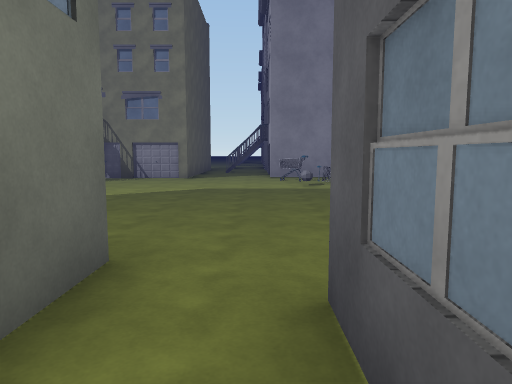
View 1 (above)

24 first-person views from a walk through a scene from a Unity 3-D project. The camera is 1.4 m above the floor, tilts 6° down and sees 70° across. Doors are open. The floor is counted in squares, 2 m on a side. Each view is taken from the middle of a square. On the plan, view 1 faces up. The plan holds only what a view shows up to about 11 squares ahead; the rest is blank. The place goes on beyond the plan. Some surface patterns are stand-ins.

View 2
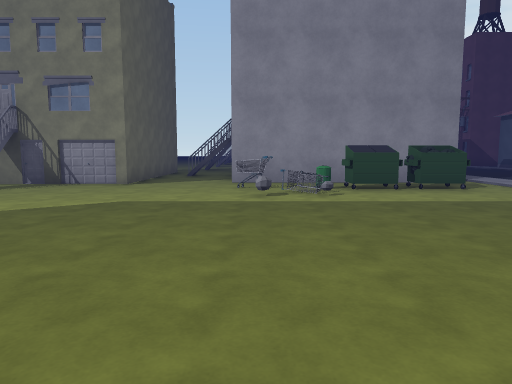

View 3
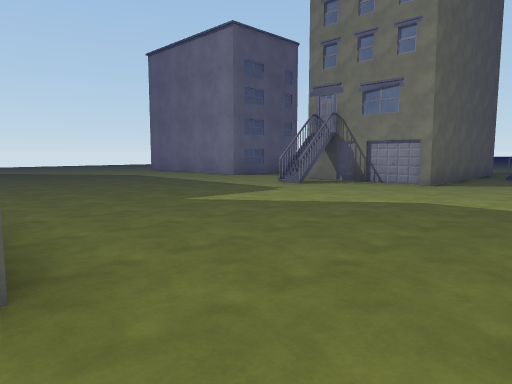

View 4
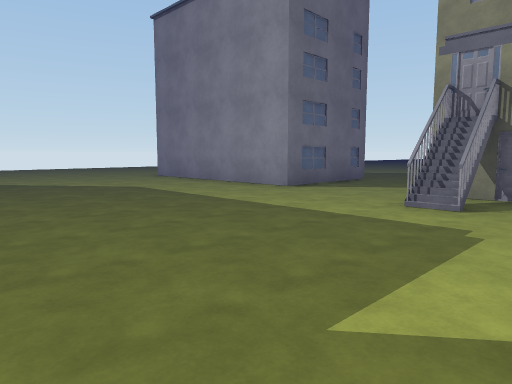

View 5
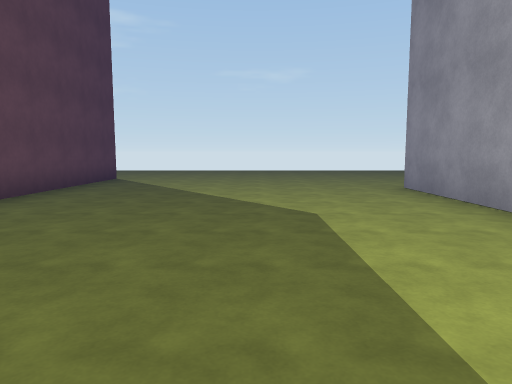

View 6
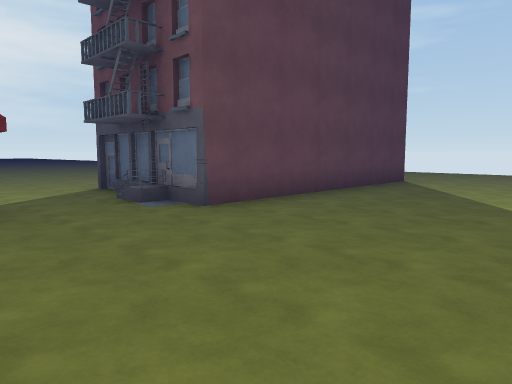

View 7
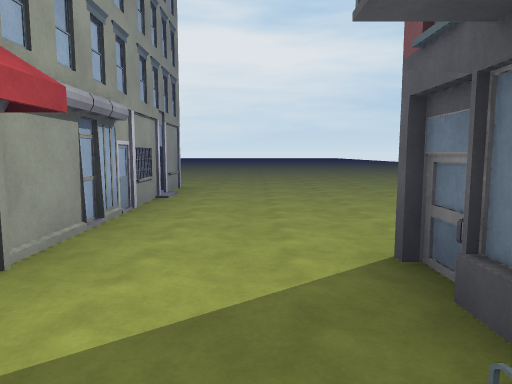

View 8
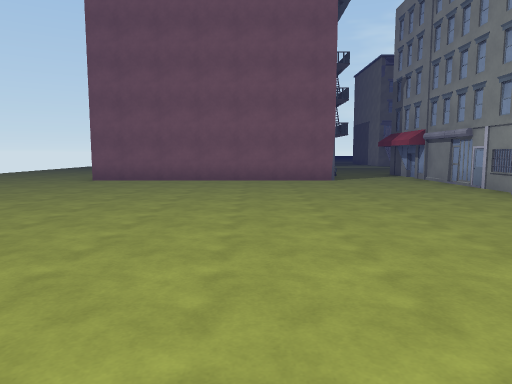

View 9
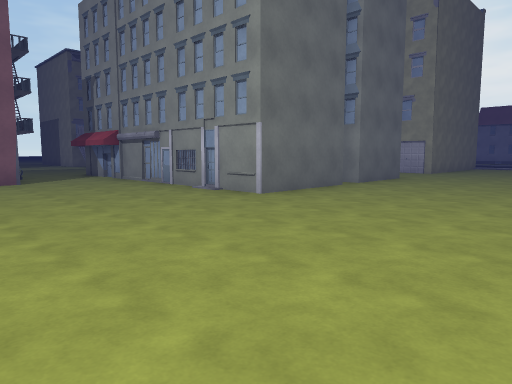

View 10
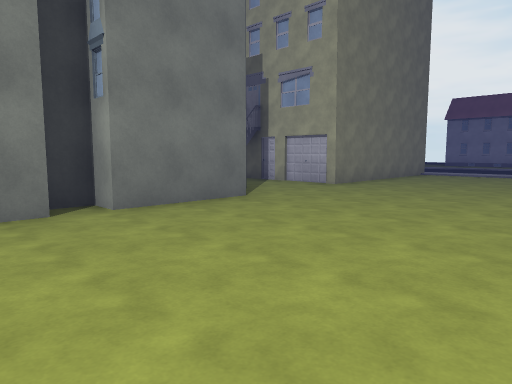

View 11
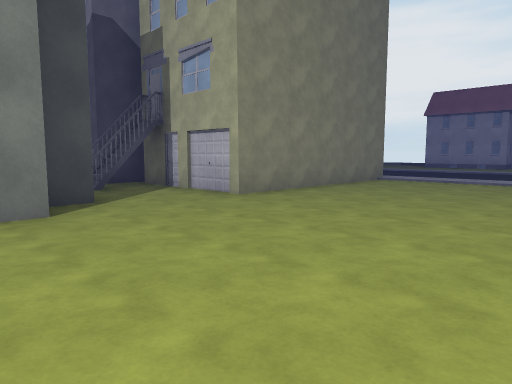

View 12
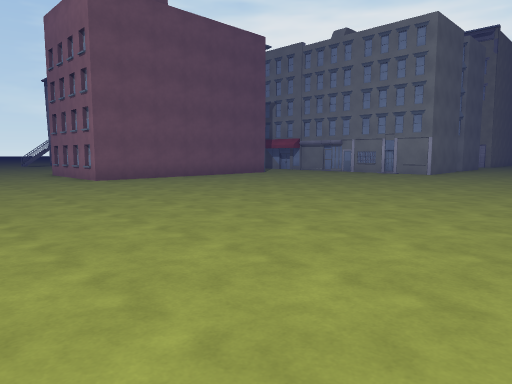

View 13
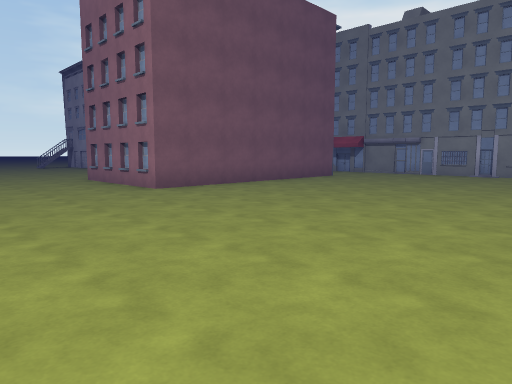

View 14
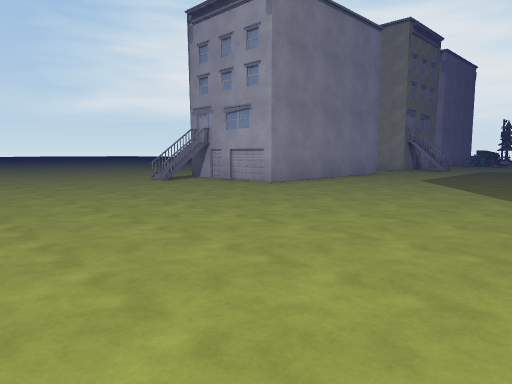

View 15
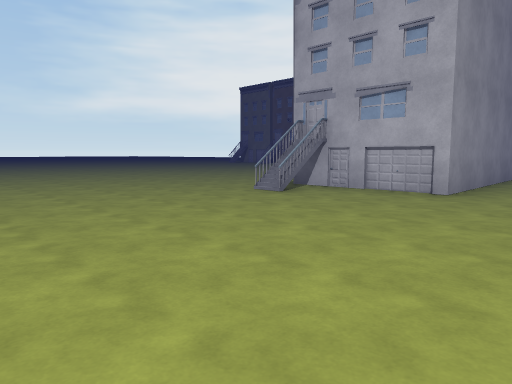

View 16
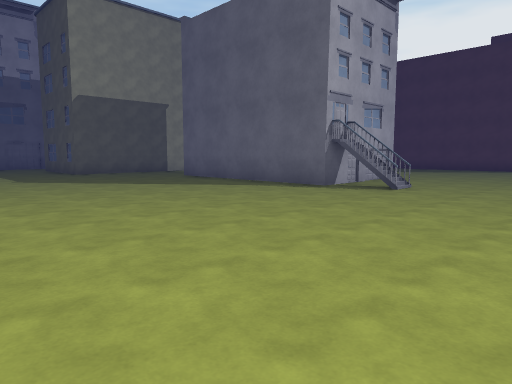

View 17
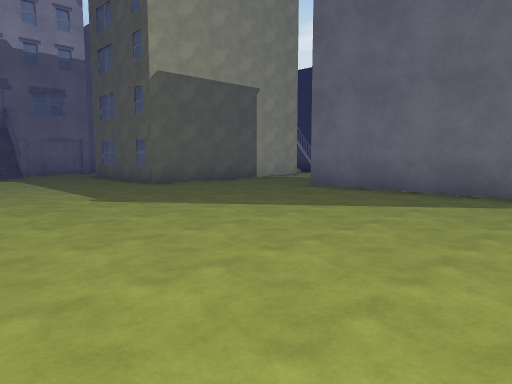

View 18
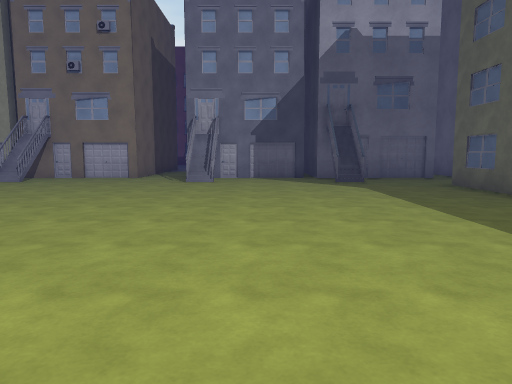

View 19
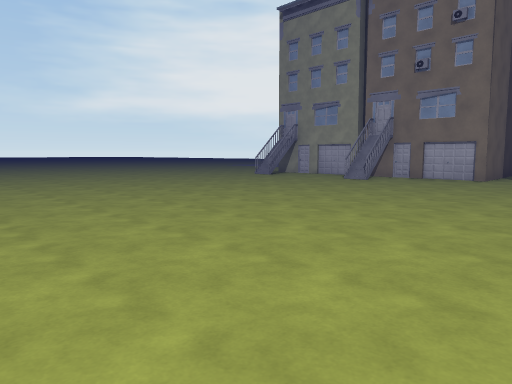

View 20
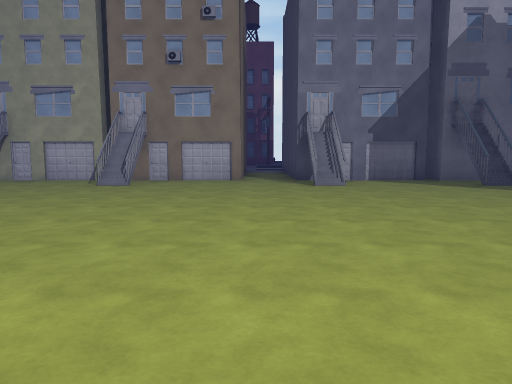

View 21
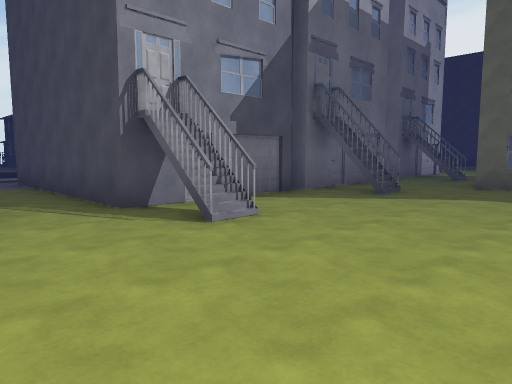

View 22
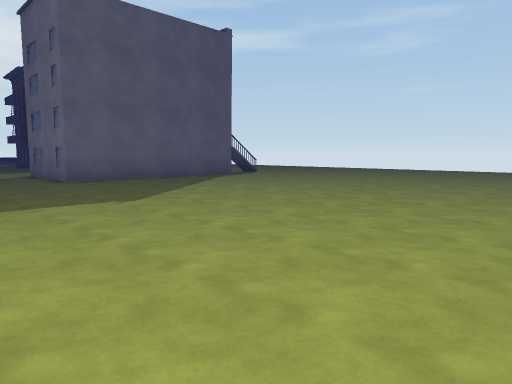

View 23
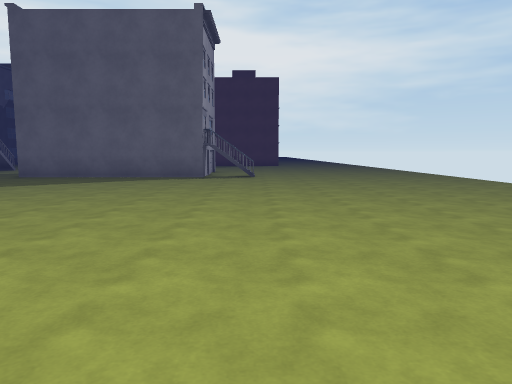

View 24
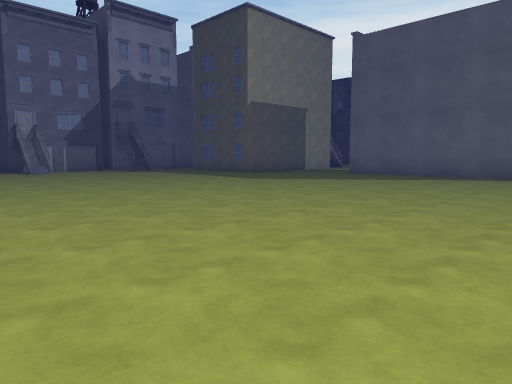

### Floor plan
Key: @ floor where view 1 was taken; # wall or solid block; x gap in a wall; . floor; / step, stairs or slope; D open door; = window, fence, low wall or low ledge; ^ raised ledge; B building; O other object.
Columns run from 20 left of view 1 to 6 right of it. Each row starts with its distance up from view 1.
 27            ..........#
 26            ........//#
 25      ....  ..........#
 24      ................###
 23     .....................
 22    ..................#####
 21    ................#x#
 20   ...................#
 19  ....................#
 18  ..................#.#
 17 .....................#
 16 .....................#
 15 ...............####..#
 14 ...............#  ##.#
 13 .....=#######..#  ##x#
 12  ......#    #..#  #..#
 11 .......#    #..####..#####.
 10 .......######...........DD.
  9 ...............#.....OOx^#.
  8 .....................=O...
  7 ..........................
  6 .........................
  5 ........................
  4 ........................
  3  ...#######............
  2   ..#     #..     B#..
  1  ...##    #..#     #.#
  0  ...B######..#      @#
 -1  ............#       ##
 -2  ............#      #.#
 -3  ............#      #.#
 -4 .............#      ..#
 -5 .............######...#####
 -6 ...........................
 -7 ...........................
 -8 ...........................
 -9 ..........................
-10 ....    ....  .......

Positions as (right, up) in squares from view 1, and headings:
1: (0, 0), facing up
2: (1, 2), facing up
3: (1, 2), facing up-left
4: (-3, 4), facing up-left
5: (-6, 7), facing left
6: (-7, 7), facing down-left
7: (-9, 2), facing down
8: (-12, -10), facing up
9: (-12, -10), facing up-right
10: (-6, -10), facing up-right
11: (-3, -10), facing up-right
12: (-20, -10), facing up-right
13: (-20, -7), facing up-right
14: (-20, 4), facing up-right
15: (-20, 8), facing up-right
16: (-18, 20), facing down-right
17: (-13, 20), facing down-right
18: (-10, 20), facing right
19: (-10, 21), facing up-right
20: (-9, 23), facing right
21: (-4, 24), facing down-right
22: (-5, 23), facing down-left
23: (-15, 24), facing down
24: (-15, 25), facing down-right
